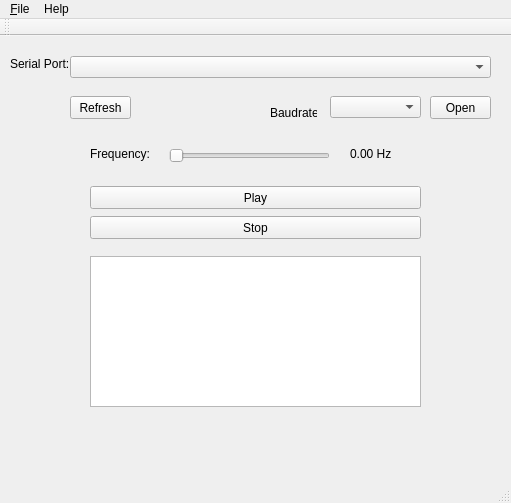
<?xml version="1.0" encoding="UTF-8"?>
<ui version="4.0">
 <class>FlyFiClass</class>
 <widget class="QMainWindow" name="FlyFiClass">
  <property name="geometry">
   <rect>
    <x>0</x>
    <y>0</y>
    <width>511</width>
    <height>503</height>
   </rect>
  </property>
  <property name="windowTitle">
   <string>Floppy Orgel 3.0 Controller</string>
  </property>
  <widget class="QWidget" name="centralWidget">
   <widget class="QPushButton" name="btnRefreshPorts">
    <property name="geometry">
     <rect>
      <x>70</x>
      <y>60</y>
      <width>61</width>
      <height>23</height>
     </rect>
    </property>
    <property name="text">
     <string>Refresh</string>
    </property>
   </widget>
   <widget class="QComboBox" name="cmbSerialPorts">
    <property name="geometry">
     <rect>
      <x>70</x>
      <y>20</y>
      <width>421</width>
      <height>22</height>
     </rect>
    </property>
    <property name="maxVisibleItems">
     <number>10</number>
    </property>
   </widget>
   <widget class="QSlider" name="sldFreq">
    <property name="geometry">
     <rect>
      <x>169</x>
      <y>110</y>
      <width>161</width>
      <height>20</height>
     </rect>
    </property>
    <property name="maximum">
     <number>60000</number>
    </property>
    <property name="orientation">
     <enum>Qt::Horizontal</enum>
    </property>
   </widget>
   <widget class="QLabel" name="lblFreq">
    <property name="geometry">
     <rect>
      <x>350</x>
      <y>110</y>
      <width>51</width>
      <height>16</height>
     </rect>
    </property>
    <property name="text">
     <string>0.00 Hz</string>
    </property>
   </widget>
   <widget class="QLabel" name="label">
    <property name="geometry">
     <rect>
      <x>90</x>
      <y>110</y>
      <width>61</width>
      <height>16</height>
     </rect>
    </property>
    <property name="text">
     <string>Frequency:</string>
    </property>
   </widget>
   <widget class="QLabel" name="label_2">
    <property name="geometry">
     <rect>
      <x>10</x>
      <y>20</y>
      <width>61</width>
      <height>16</height>
     </rect>
    </property>
    <property name="text">
     <string>Serial Port:</string>
    </property>
   </widget>
   <widget class="QPushButton" name="btnPlay">
    <property name="geometry">
     <rect>
      <x>90</x>
      <y>150</y>
      <width>331</width>
      <height>23</height>
     </rect>
    </property>
    <property name="text">
     <string>Play</string>
    </property>
   </widget>
   <widget class="QPushButton" name="btnStop">
    <property name="geometry">
     <rect>
      <x>90</x>
      <y>180</y>
      <width>331</width>
      <height>23</height>
     </rect>
    </property>
    <property name="text">
     <string>Stop</string>
    </property>
   </widget>
   <widget class="QPushButton" name="btnOpen">
    <property name="geometry">
     <rect>
      <x>430</x>
      <y>60</y>
      <width>61</width>
      <height>23</height>
     </rect>
    </property>
    <property name="text">
     <string>Open</string>
    </property>
   </widget>
   <widget class="QTextEdit" name="edtDebug">
    <property name="geometry">
     <rect>
      <x>90</x>
      <y>220</y>
      <width>331</width>
      <height>151</height>
     </rect>
    </property>
   </widget>
   <widget class="QComboBox" name="cmbBaudrate">
    <property name="geometry">
     <rect>
      <x>330</x>
      <y>60</y>
      <width>91</width>
      <height>22</height>
     </rect>
    </property>
    <property name="currentText">
     <string/>
    </property>
    <property name="currentIndex">
     <number>-1</number>
    </property>
   </widget>
   <widget class="QLabel" name="label_3">
    <property name="geometry">
     <rect>
      <x>270</x>
      <y>70</y>
      <width>47</width>
      <height>13</height>
     </rect>
    </property>
    <property name="text">
     <string>Baudrate:</string>
    </property>
   </widget>
  </widget>
  <widget class="QMenuBar" name="menuBar">
   <property name="geometry">
    <rect>
     <x>0</x>
     <y>0</y>
     <width>511</width>
     <height>21</height>
    </rect>
   </property>
   <widget class="QMenu" name="menu_File">
    <property name="title">
     <string>&amp;File</string>
    </property>
    <addaction name="action_close"/>
   </widget>
   <widget class="QMenu" name="menuHelp">
    <property name="title">
     <string>Help</string>
    </property>
    <addaction name="actionAbout"/>
   </widget>
   <addaction name="menu_File"/>
   <addaction name="menuHelp"/>
  </widget>
  <widget class="QToolBar" name="mainToolBar">
   <attribute name="toolBarArea">
    <enum>TopToolBarArea</enum>
   </attribute>
   <attribute name="toolBarBreak">
    <bool>false</bool>
   </attribute>
  </widget>
  <widget class="QStatusBar" name="statusBar"/>
  <action name="action_close">
   <property name="text">
    <string>&amp;Close</string>
   </property>
  </action>
  <action name="actionAbout">
   <property name="enabled">
    <bool>false</bool>
   </property>
   <property name="text">
    <string>&amp;About</string>
   </property>
  </action>
 </widget>
 <layoutdefault spacing="6" margin="11"/>
 <resources>
  <include location="flyfi.qrc"/>
 </resources>
 <connections/>
</ui>
